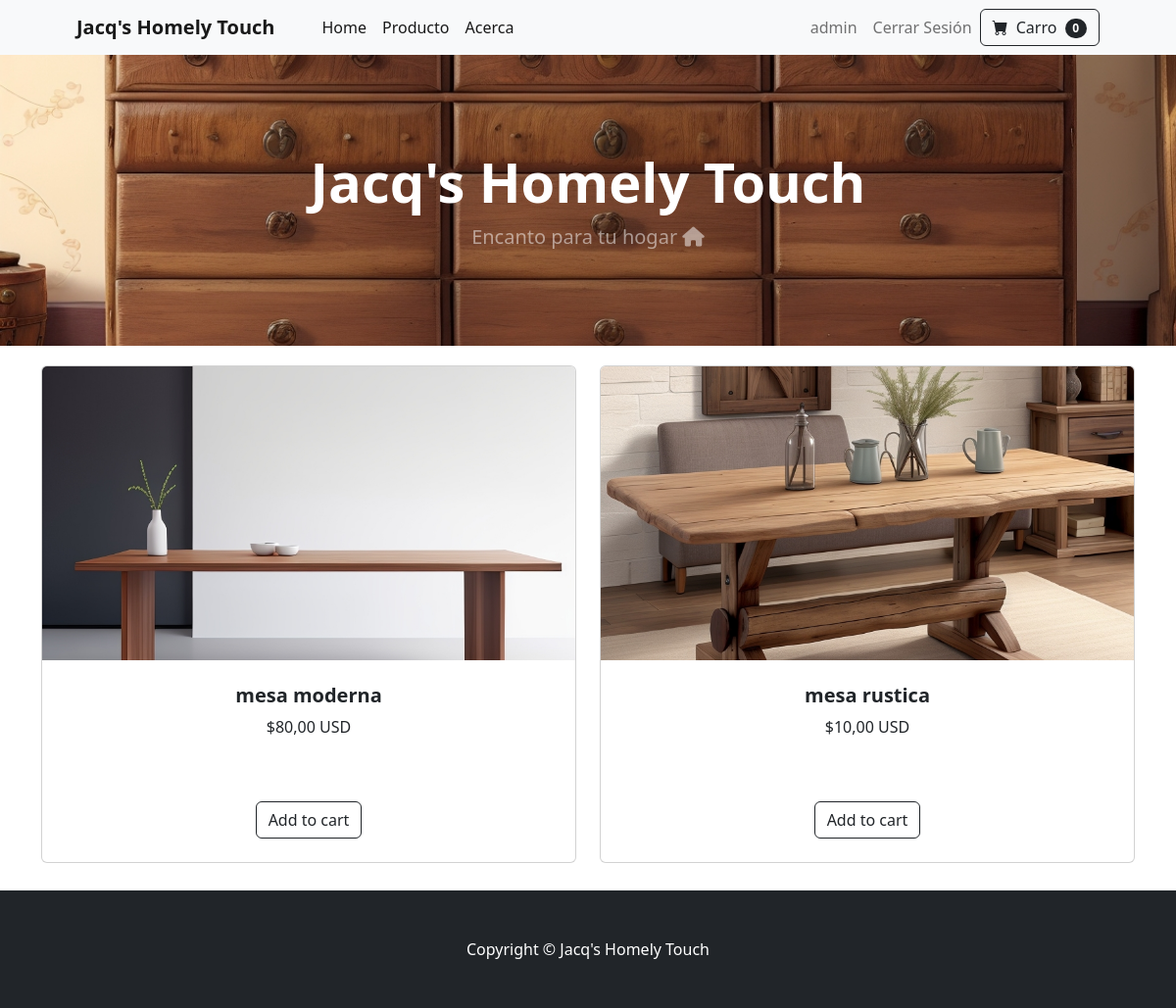
The app's page / (signed in) with its own data.
### producto/models.py (models this page shows, shortened)
class Producto(models.Model):
    nombre = models.CharField(max_length=100)
    precio = models.DecimalField(max_digits=10, decimal_places=2)
    descripcion = models.TextField()
    foto = models.ImageField(upload_to='static/producto/img/')
    proveedor = models.ForeignKey(Proveedor, on_delete=models.CASCADE)
    stock = models.PositiveIntegerField(default=0)

### core/views.py (the view)
# urls.py: 2. Add a URL to urlpatterns:  path('', views.home, name='home')
def home(request):
    productos = Producto.objects.all()
    return render(request, 'core/index.html', {'productos': productos})

### core/templates/core/index.html (shortened to what this page needs)
{% load static %}
<!DOCTYPE html>
<html lang="en">
    <head>
        <link href="https://cdn.jsdelivr.net/npm/bootstrap-icons@1.5.0/font/bootstrap-icons.css" rel="stylesheet" />
        <link href="{% static 'core/css/styles.css' %}" rel="stylesheet" />
    </head>
    <body>
        {% include 'core/navbar.html' %}
        {% include 'core/header.html' %}
        {% include 'core/card.html' %}
        {% include 'core/footer.html' %}
    </body>
</html>

### core/templates/core/navbar.html (shortened to what this page needs)
<nav class="navbar navbar-expand-lg navbar-light bg-light">
    <div class="container px-4 px-lg-5">
        <a class="navbar-brand" href="{% url 'core:index' %}">
            <strong>Jacq's Homely Touch</strong>
        </a>
        <div class="collapse navbar-collapse" id="navbarSupportedContent">
            <ul class="navbar-nav me-auto mb-2 mb-lg-0 ms-lg-4">
                <li class="nav-item"><a class="nav-link active" aria-current="page" href="{% url 'core:index' %}">Home</a></li>
                <li class="nav-item"><a class="nav-link active" aria-current="page" href="{% url 'producto:index' %}">Producto</a></li>
                <li class="nav-item"><a class="nav-link active" aria-current="page" href="{% url 'core:about' %}">Acerca</a></li>
            </ul>
            <ul class="navbar-nav mr-auto">
                {% if user.is_authenticated %}
                    <li class="nav-item">
                        <a class="nav-link" href="#">{{ user.username }}</a>
                    </li>
                    <li class="nav-item">
                        <a class="nav-link" href="{% url 'cliente:logout' %}">Cerrar Sesión</a>
                    </li>
                {% else %}
                    <li class="nav-item"><a class="nav-link" href="{% url 'cliente:registro' %}">Registrarse</a></li>
                    <li class="nav-item"><a class="nav-link" href="{% url 'cliente:login' %}">Iniciar Sesión</a></li>
                {% endif %}
            </ul>
            <form class="d-flex">
                <button class="btn btn-outline-dark" type="submit">
                    <i class="bi-cart-fill me-1"></i>
                    Carro
                    <span class="badge bg-dark text-white ms-1 rounded-pill">0</span>
                </button>
            </form>
        </div>
    </div>
</nav>

### core/templates/core/card.html (shortened to what this page needs)
{% load static %}
<div class="container">
    <div class="row">
        {% for producto in productos %}
            <div class="col mb-5">
                <div class="card h-100">
                    <img src="{{ producto.foto.url }}" class="card-img-top" alt="{{ producto.nombre }}">
                    <div class="card-body p-4">
                        <div class="text-center">
                            <h5 class="fw-bolder">{{ producto.nombre }}</h5>
                            ${{ producto.precio }} USD
                        </div>
                    </div>
                    <div class="card-footer p-4 pt-0 border-top-0 bg-transparent">
                        <div class="text-center">
                            <a href="#" class="btn btn-outline-dark mt-auto">Add to cart</a>
                        </div>
                    </div>
                </div>
            </div>
        {% endfor %}
    </div>
</div>

### core/templates/core/card.html (style rules this page uses)
.card { margin-top: 20px; margin-bottom: 20px; }
.card-img-top { height: 300px; object-fit: cover; }

### records on screen
Producto: foto (picture), nombre "mesa moderna", precio "80,00"
Producto: foto (picture), nombre "mesa rustica", precio "10,00"

### other values on screen
{{ user.username }} "admin"
